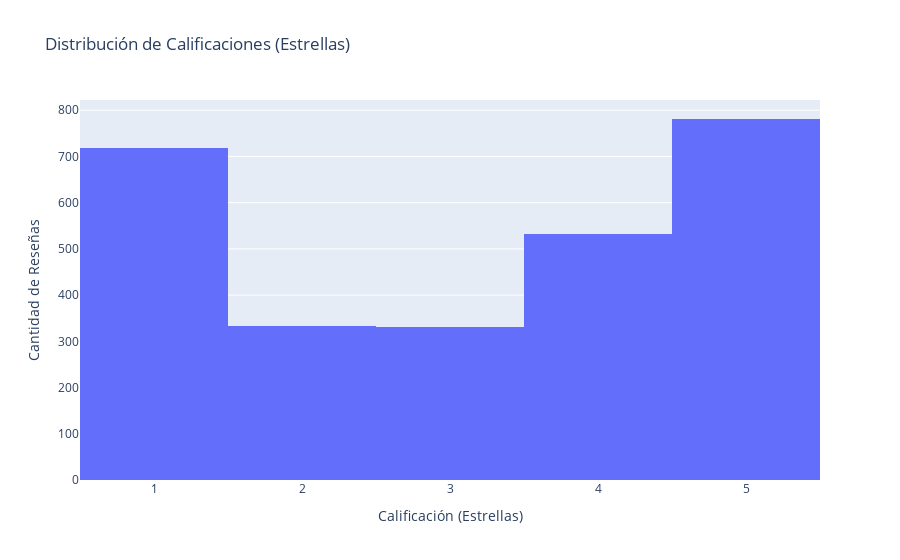

Notebook cell for this chart:
### Code cell
import plotly.express as px

# Crear un histograma interactivo de las calificaciones (estrellas)
fig = px.histogram(filtered_df, x='stars', nbins=5, title='Distribución de Calificaciones (Estrellas)')
fig.update_layout(xaxis_title='Calificación (Estrellas)', yaxis_title='Cantidad de Reseñas')

# Mostrar el gráfico interactivo
fig.show()

### Figure 1 — Plotly figure (JSON) as saved in the notebook; plotly's stock layout.template omitted (floating-point values rounded to 4 significant figures; data arrays with more than 128 entries replaced by an {"elided": "..."} marker saying what was removed)
{"data": [{"alignmentgroup": "True", "bingroup": "x", "hovertemplate": "stars=%{x}<br>count=%{y}<extra></extra>", "legendgroup": "", "marker": {"color": "#636efa", "pattern": {"shape": ""}}, "name": "", "nbinsx": 5, "offsetgroup": "", "orientation": "v", "showlegend": false, "type": "histogram", "x": {"elided": "2696 int values"}, "xaxis": "x", "yaxis": "y"}], "layout": {"barmode": "relative", "legend": {"tracegroupgap": 0}, "title": {"text": "Distribución de Calificaciones (Estrellas)"}, "xaxis": {"anchor": "y", "domain": [0, 1], "title": {"text": "Calificación (Estrellas)"}}, "yaxis": {"anchor": "x", "domain": [0, 1], "title": {"text": "Cantidad de Reseñas"}}}}
